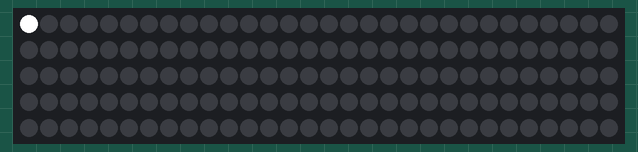
This sketch was run on a simulated Arduino Uno, built with avr-gcc and run on an emulated ATmega328P. On the bench: 150 RGB LEDs in strip order, left to right, continuing on the next row.

Above: at 0.11 s.
At 7.73 s:
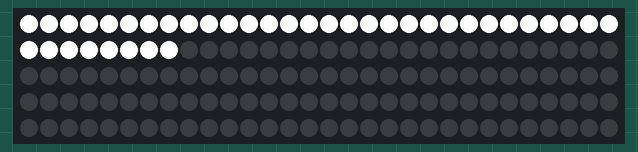
At 15.35 s:
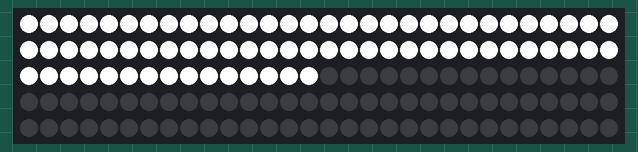
At 22.97 s:
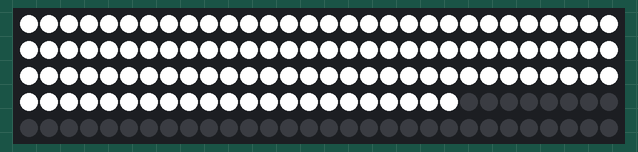
At 30.8 s:
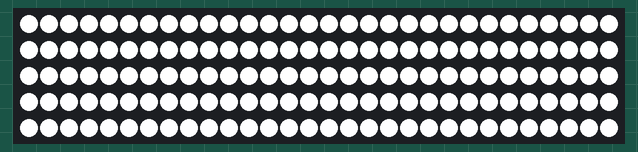

The sketch:

fastled_test.ino
```cpp
#include <FastLED.h>

#define NUM_LEDS 150      // количество светодиодов в гирлянде
#define DATA_PIN 6        // пин, к которому подключен сигнальный вход гирлянды

CRGB leds[NUM_LEDS];      // массив трехбайтовых цветов для передачи в гирлянду

void setup()
{
  // Инициализация библиотеки FastLED
  FastLED.addLeds<NEOPIXEL, DATA_PIN>(leds, NUM_LEDS);
}

void loop()
{
  for(int y = 0 ; y < NUM_LEDS ; y++)
  {
    leds[y] = CRGB::White;  // устанавливаем белый цвет
    FastLED.show();         // включаем отображение
    delay(200);
  }
  delay(10000);
}
```
